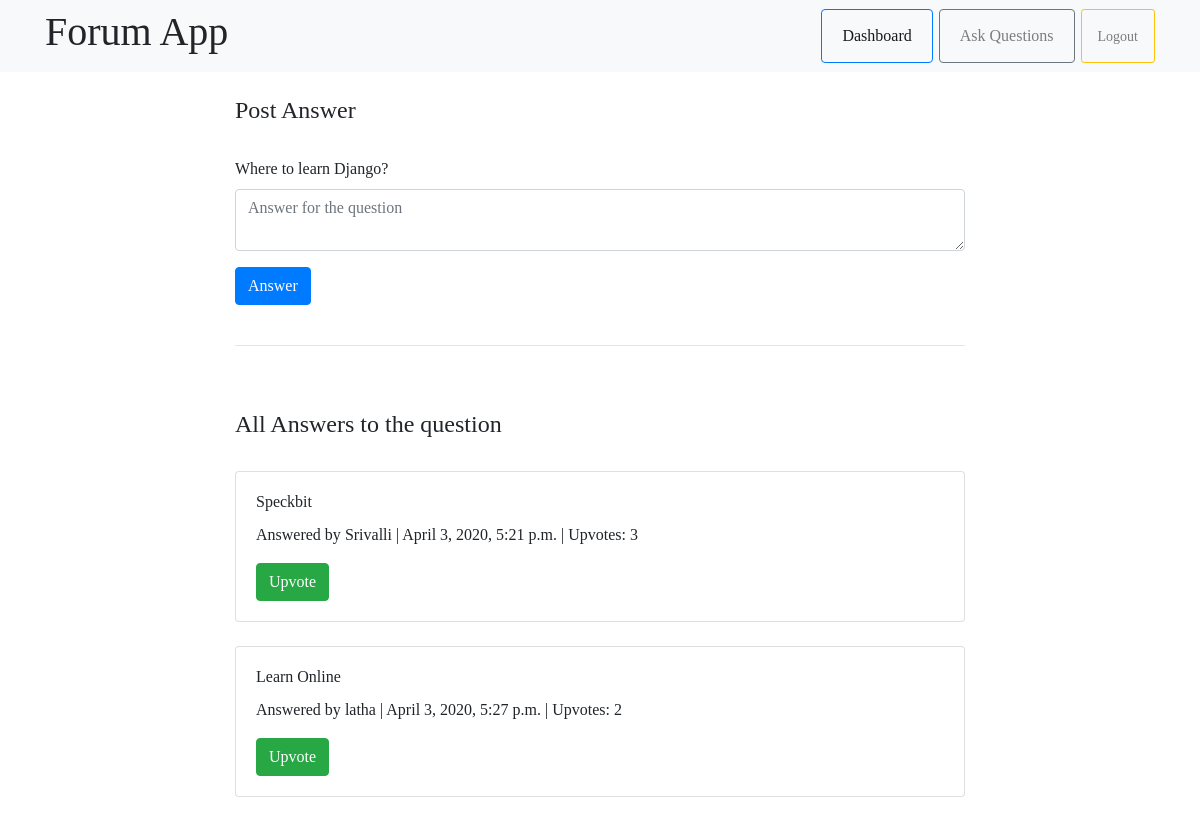
Page /discussion/2/ on the committed database.
### quora/models.py (models this page shows, shortened)
class Question(models.Model):
    author= models.ForeignKey(User, on_delete=models.CASCADE)
    question= models.CharField(max_length=300,null=True, blank=True)
    timestamp= models.DateTimeField(auto_now=True,blank=True)

class Answer(models.Model):
	answer = models.CharField(max_length=1000, blank=True)
	timestamp = models.DateTimeField(auto_now_add=True, blank=True)
	question = models.ForeignKey(Question, on_delete=models.CASCADE)
	author = models.ForeignKey(User, on_delete=models.CASCADE)
	upvotes = models.IntegerField(blank=True)

### quora/views.py (the view, shortened to what this page needs)
# urls.py: path('discussion/<int:question_id>/',discussion),
def discussion(request, question_id):
    question=Question.objects.get(pk=question_id)
    all_answers=Answer.objects.filter(question=question_id)
    return render(request,"discussion.html", {"all_answers":all_answers,"question":question})

### quora/templates/discussion.html (shortened to what this page needs)
{% extends 'base1.html' %}
{% block body %}
	<div class="container">
		<div class="row">
			<div class="col-md-2"></div>
			<div class="col-md-8">
				<div class="sub-head mt-4 mb-2">
					<h4>Post Answer</h4>
				</div><br>
				<form action="/discussion/{{question.id}}/" method="POST">
					<div class="form-group">
						<label>{{question.question}}</label>
						<textarea class="form-control" name="answer" placeholder="Answer for the question"></textarea>
					</div>
					<button type="submit" class="btn btn-primary">Answer</button>
				</form>
				<br>
				<hr>
				<br>
				<div class="sub-head mt-4 mb-2">
					<h4>All Answers to the question</h4>
				</div><br>
				{% for answer in all_answers %}
					<div class="card">
						<div class="card-body">
							<h6 class="card-title">{{ answer.answer }}</h6>
							<p class="card-text">Answered by {{ answer.author }} | {{ answer.timestamp }} | Upvotes: {{ answer.upvotes }}</p>
							<a href="/upvote/{{answer.id}}/" class="btn btn-success">Upvote</a>
						</div>
					</div><br>
				{% endfor %}
			</div>
			<div class="col-md-2"></div>
		</div>
	</div>
{% endblock %}

### quora/templates/base1.html (style rules this page uses)
body { font-family:Georgia; }

### rows in the picture
Question: question "Where to learn Django?"
Answer: answer "Speckbit", author "Srivalli", timestamp "April 3, 2020, 5:21 p.m.", upvotes "3"
Answer: answer "Learn Online", author "latha", timestamp "April 3, 2020, 5:27 p.m.", upvotes "2"
